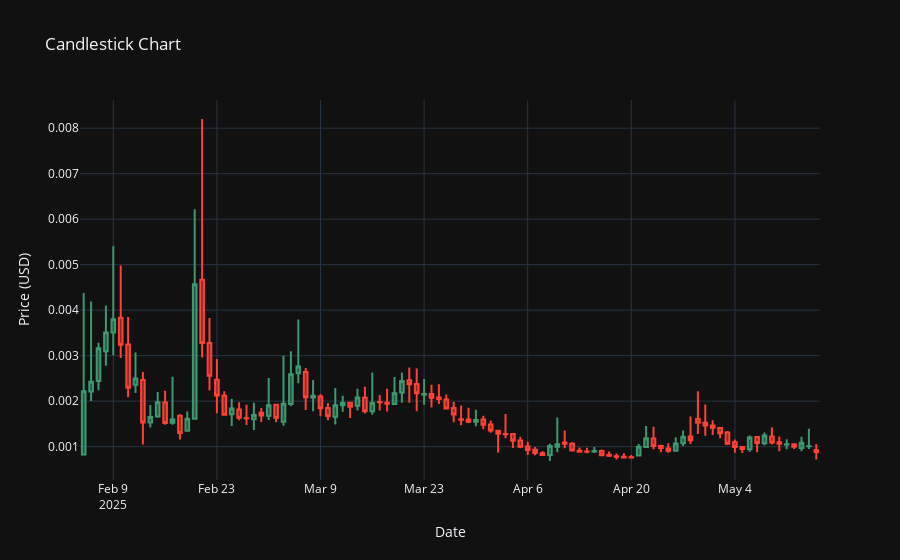

The cell this chart's notebook holds for it:
### Code cell
import plotly.graph_objects as go

fig = go.Figure(data=[
    go.Candlestick(
        x=df.index,
        open=df['open'],
        high=df['high'],
        low=df['low'],
        close=df['close']
    )
])

fig.update_layout(
    title="Candlestick Chart",
    xaxis_title="Date",
    yaxis_title="Price (USD)",
    xaxis_rangeslider_visible=False,
    template="plotly_dark"
)

fig.show()
